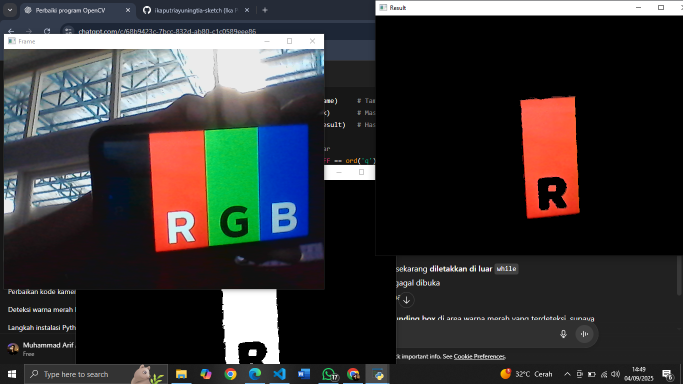
#> input picture hasil_sebelum_modifikasi.png, 1366 x 768 px, given in place of the camera (shown at 1/2 size)
$ python setelah_modifikasi.py
#> lines starting #> are read from the running program, lines starting #| are printed output that depends on the picture; after the words box and inside, x2 and y2 are one past the last pixel; in counts of white or black regions, pixels touching at a corner belong together
import cv2
import numpy as np

# Inisialisasi kamera
cap = cv2.VideoCapture(0)

# Periksa apakah kamera berhasil dibuka
if not cap.isOpened():
    print("Gagal membuka kamera.")
    exit()

while True:
    # Membaca frame dari kamera
    ret, frame = cap.read()
#> frame is the input picture: shape (768, 1366, 3); mean B, G, R 53.4, 52.9, 54.1
    if not ret:
        print("Gagal membaca frame.")
        break

    # Konversi frame ke HSV
    hsv = cv2.cvtColor(frame, cv2.COLOR_BGR2HSV)
#> hsv: shape (768, 1366, 3); mean H, S, V 33.1, 39.9, 66

    # ====== Rentang Warna dalam HSV ======
    # Warna merah
    lower_red1 = np.array([0, 120, 70])
    upper_red1 = np.array([10, 255, 255])
    lower_red2 = np.array([170, 120, 70])
    upper_red2 = np.array([180, 255, 255])

    # Warna hijau
    lower_green = np.array([40, 40, 40])
    upper_green = np.array([80, 255, 255])

    # Warna biru
    lower_blue = np.array([100, 150, 0])
    upper_blue = np.array([140, 255, 255])

    # ====== Masking ======
    mask_red = cv2.inRange(hsv, lower_red1, upper_red1) | cv2.inRange(hsv, lower_red2, upper_red2)
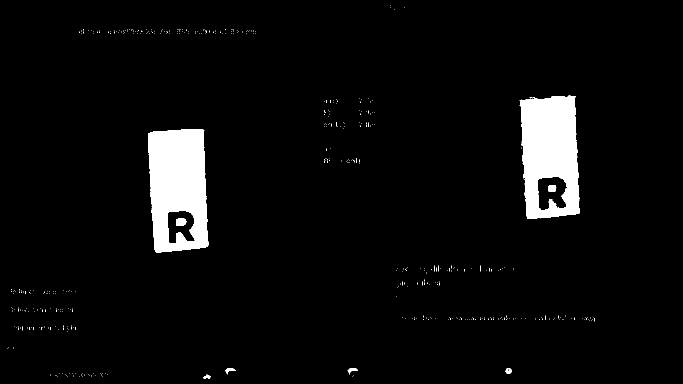
#> mask_red: shape (768, 1366) (shown at 1/2 size); 4.6% white; 475 white regions (467 under 20 px), largest, box (x1, y1, x2, y2) and area: (296, 258, 417, 506) 23604, (1039, 191, 1160, 438) 22700, (352, 437, 373, 452) 277
    mask_green = cv2.inRange(hsv, lower_green, upper_green)
#> mask_green: shape (768, 1366); 2.3% white; 74 white regions (64 under 20 px), largest, box (x1, y1, x2, y2) and area: (410, 244, 523, 493) 23541, (645, 736, 669, 760) 218, (449, 743, 465, 760) 122
    mask_blue = cv2.inRange(hsv, lower_blue, upper_blue)
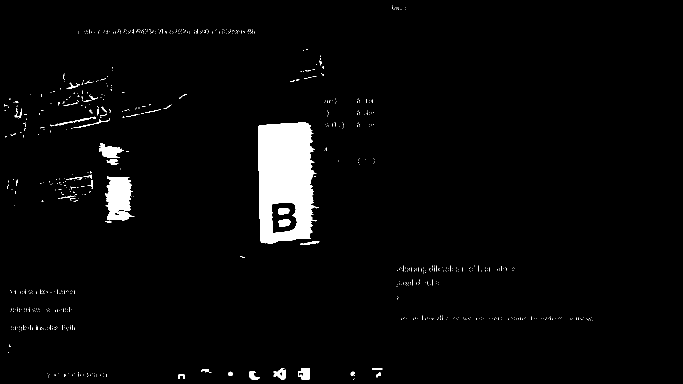
#> mask_blue: shape (768, 1366) (shown at 1/2 size); 3.1% white; 819 white regions (779 under 20 px)

    # ====== Fungsi untuk Deteksi dan Gambar Bounding Box ======
    def detect_and_draw(mask, color_name, color_bgr):
#> called with color_name = 'Merah', color_bgr = (0, 0, 255)
        contours, _ = cv2.findContours(mask, cv2.RETR_EXTERNAL, cv2.CHAIN_APPROX_SIMPLE)
#> contours = 473 contours, 467 with area under 20; largest, box (x1, y1, x2, y2) and area: (296, 258, 417, 506) 25924, (1039, 191, 1160, 438) 25354, (1011, 736, 1023, 748) 97, (695, 736, 716, 749) 96, (450, 736, 471, 749) 92, (407, 749, 422, 758) 56
        for cnt in contours:
            area = cv2.contourArea(cnt)
            if area > 800:  # Hanya deteksi objek dengan luas signifikan
                x, y, w, h = cv2.boundingRect(cnt)
                cv2.rectangle(frame, (x, y), (x + w, y + h), color_bgr, 2)
                cv2.putText(frame, color_name, (x, y - 10),
                            cv2.FONT_HERSHEY_SIMPLEX, 0.7, color_bgr, 2)
#> this loop made 473 passes
#> (area, x, y, w, h) on passes 297, 351: (25923.5, 296, 258, 121, 248), (25354, 1039, 191, 121, 247)
#> area on passes 19, 37, 38, 39: 56, 97, 96.5, 92
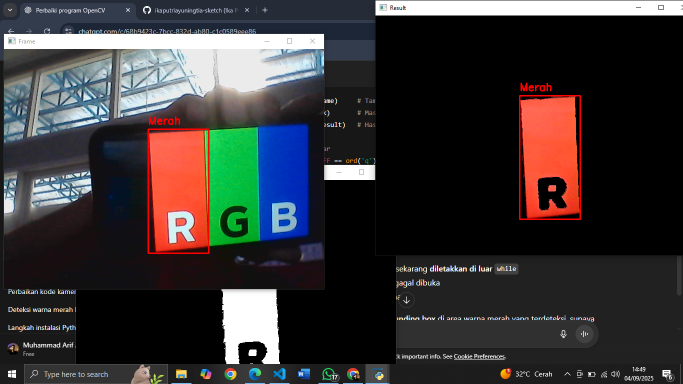
#> frame: shape (768, 1366, 3) (shown at 1/2 size); 0.52% of pixels changed, all inside (x1, y1, x2, y2) = (295, 165, 1162, 508)

    # Deteksi masing-masing warna
    detect_and_draw(mask_red, "Merah", (0, 0, 255))
    detect_and_draw(mask_green, "Hijau", (0, 255, 0))
#> call 2 of detect_and_draw, with color_name = 'Hijau', color_bgr = (0, 255, 0)
#> in detect_and_draw (call 2), `contours, _ = cv2.findContours(mask, cv2.RETR_EXTERNAL, cv2.CHAIN_APPR..`: contours = 69 contours, 62 with area under 20; largest, box (x1, y1, x2, y2) and area: (410, 244, 523, 493) 24186, (645, 736, 669, 760) 152, (449, 743, 465, 760) 98, (694, 743, 706, 760) 84, (511, 737, 522, 753) 80, (650, 742, 664, 754) 51, (401, 745, 411, 749) 20
#> the loop in detect_and_draw (call 2), `for cnt in contours:` made 69 passes
#> (area, x, y, w, h) on pass 49: (24186.5, 410, 244, 113, 249)
#> area on passes 27, 28, 29, 31, 32, 33: 20, 83.5, 98, 51, 79.5, 151.5
#> after the loop in detect_and_draw (call 2), `for cnt in contours:`:
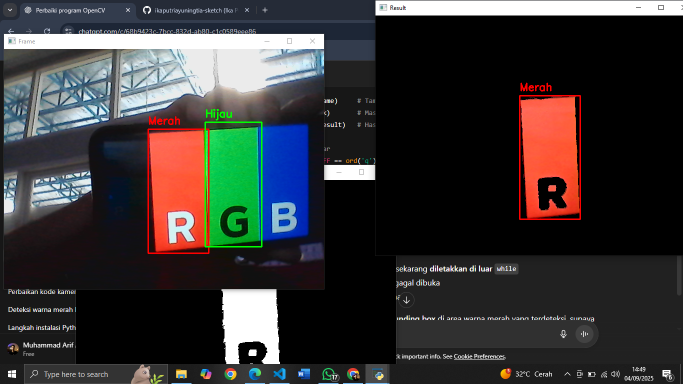
#> frame: shape (768, 1366, 3) (shown at 1/2 size); 0.25% of pixels changed, all inside (x1, y1, x2, y2) = (409, 218, 525, 495)
    detect_and_draw(mask_blue, "Biru", (255, 0, 0))
#> call 3 of detect_and_draw, with color_name = 'Biru', color_bgr = (255, 0, 0)
#> in detect_and_draw (call 3), `contours, _ = cv2.findContours(mask, cv2.RETR_EXTERNAL, cv2.CHAIN_APPR..`: contours = 817 contours, 793 with area under 20; largest, box (x1, y1, x2, y2) and area: (516, 245, 638, 487) 24295, (210, 353, 269, 441) 3518, (198, 287, 248, 316) 734, (596, 737, 620, 759) 423, (547, 736, 571, 760) 322
#> the loop in detect_and_draw (call 3), `for cnt in contours:` made 817 passes
#> (area, x, y, w, h) on passes 435, 497: (3518.5, 210, 353, 59, 88), (24295, 516, 245, 122, 242)
#> area on passes 13, 35, 38, 39, 40, 41: 50, 27, 37.5, 50, 188, 49
#> after the loop in detect_and_draw (call 3), `for cnt in contours:`:
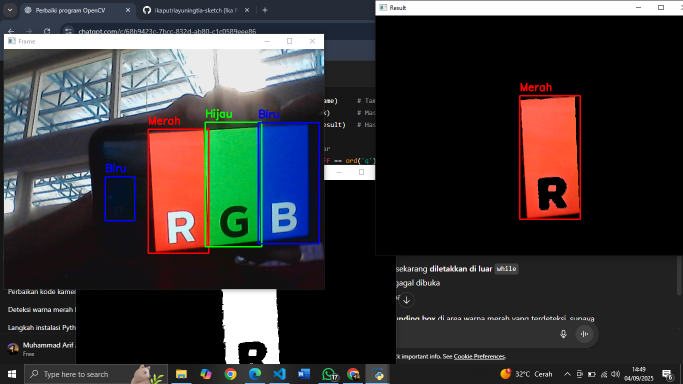
#> frame: shape (768, 1366, 3) (shown at 1/2 size); 0.36% of pixels changed, all inside (x1, y1, x2, y2) = (209, 219, 640, 489)

    # Gabungkan hasil masking untuk ditampilkan
    combined_mask = cv2.bitwise_or(mask_red, cv2.bitwise_or(mask_green, mask_blue))
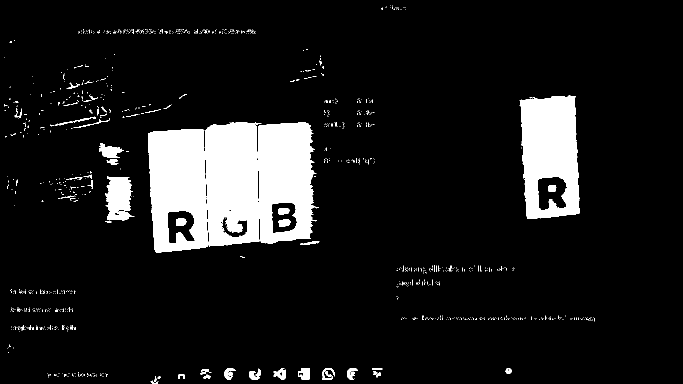
#> combined_mask: shape (768, 1366) (shown at 1/2 size); 10% white; 1196 white regions (1141 under 20 px), largest, box (x1, y1, x2, y2) and area: (296, 258, 417, 506) 23604, (410, 244, 523, 493) 23541, (1039, 191, 1160, 438) 22700
    result = cv2.bitwise_and(frame, frame, mask=combined_mask)
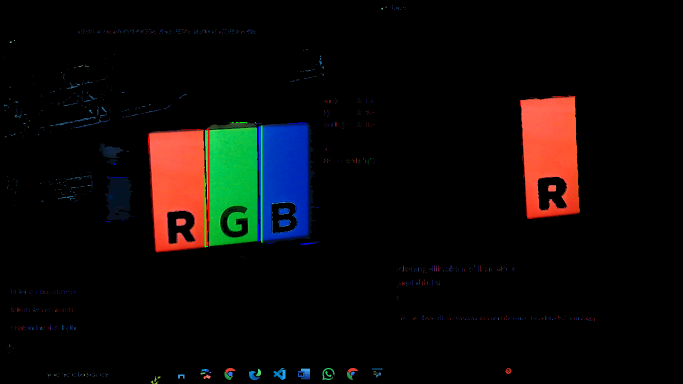
#> result: shape (768, 1366, 3) (shown at 1/2 size); mean B, G, R 8.4, 9.5, 11.7

    # ====== Tampilkan Hasil ======
    cv2.imshow("Frame", frame)         # Frame asli dengan bounding box
    cv2.imshow("Mask", combined_mask)  # Masking gabungan
    cv2.imshow("Result", result)       # Hasil deteksi warna

    # Tekan 'q' untuk keluar
    if cv2.waitKey(1) & 0xFF == ord('q'):
#> (key q is pressed here)
        break

# Lepaskan kamera dan tutup semua jendela
cap.release()
cv2.destroyAllWindows()

$ run again, on hasil_sesudah_modifikasi.png
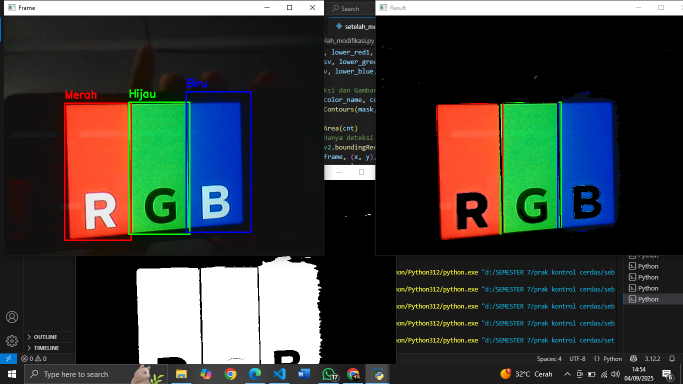
#> input picture hasil_sesudah_modifikasi.png, 1366 x 768 px, given in place of the camera (shown at 1/2 size)
#> frame is the input picture: shape (768, 1366, 3); mean B, G, R 56.9, 60.2, 57.6
#> hsv: shape (768, 1366, 3); mean H, S, V 20.8, 52.3, 78.7
#> mask_red: shape (768, 1366); 6.2% white; 597 white regions (579 under 20 px), largest, box (x1, y1, x2, y2) and area: (128, 205, 264, 482) 30895, (872, 206, 999, 480) 29474, (259, 206, 264, 467) 890
#> mask_green: shape (768, 1366); 5.9% white; 1116 white regions (1085 under 20 px), largest, box (x1, y1, x2, y2) and area: (256, 203, 381, 470) 28456, (1007, 204, 1114, 468) 26843, (374, 203, 381, 463) 974
#> mask_blue: shape (768, 1366); 6.2% white; 912 white regions (885 under 20 px)
#> contours = 595 contours, 579 with area under 20; largest, box (x1, y1, x2, y2) and area: (128, 205, 264, 482) 34506, (872, 206, 999, 480) 32597, (259, 206, 264, 467) 606, (1002, 207, 1007, 419) 342, (131, 180, 145, 198) 122
#> the loop in detect_and_draw, `for cnt in contours:` made 595 passes
#> (area, x, y, w, h) on passes 467, 469: (32597, 872, 206, 127, 274), (34506.5, 128, 205, 136, 277)
#> contours = 1104 contours, 1085 with area under 20; largest, box (x1, y1, x2, y2) and area: (256, 203, 381, 470) 29823, (1007, 204, 1114, 468) 27146, (374, 203, 381, 463) 612, (1117, 203, 1124, 457) 570, (999, 309, 1005, 469) 246
#> the loop in detect_and_draw (call 2), `for cnt in contours:` made 1104 passes
#> (area, x, y, w, h) on passes 998, 1003: (27146.5, 1007, 204, 107, 264), (29823, 256, 203, 125, 267)
#> after the loop in detect_and_draw (call 2), `for cnt in contours:`:
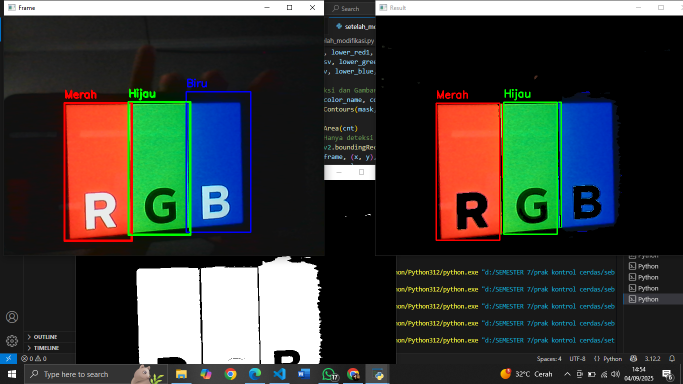
#> frame: shape (768, 1366, 3) (shown at 1/2 size); mean B, G, R 56.6, 60.7, 58.4
#> contours = 907 contours, 889 with area under 20; largest, box (x1, y1, x2, y2) and area: (371, 182, 503, 466) 37071, (1120, 183, 1244, 464) 29604, (0, 707, 34, 728) 660, (596, 737, 620, 758) 407, (547, 736, 571, 760) 321
#> combined_mask: shape (768, 1366); 18.3% white; 1530 white regions (1444 under 20 px), largest, box (x1, y1, x2, y2) and area: (128, 182, 503, 482) 90947, (1000, 183, 1244, 468) 56377, (872, 206, 1005, 480) 29996
#> `result = cv2.bitwise_and(frame, frame, mask=combined_mask)`:
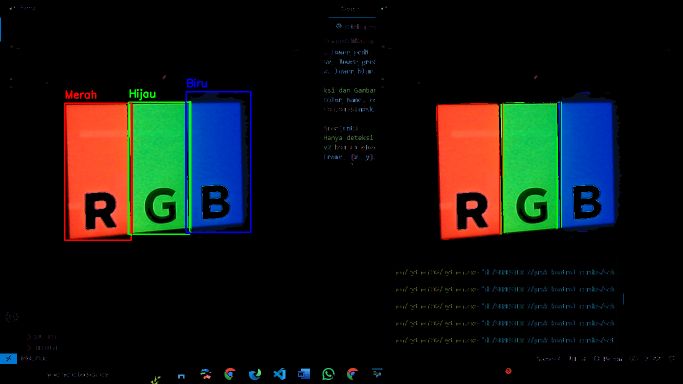
#> result: shape (768, 1366, 3) (shown at 1/2 size); mean B, G, R 16.5, 19.1, 16.9
